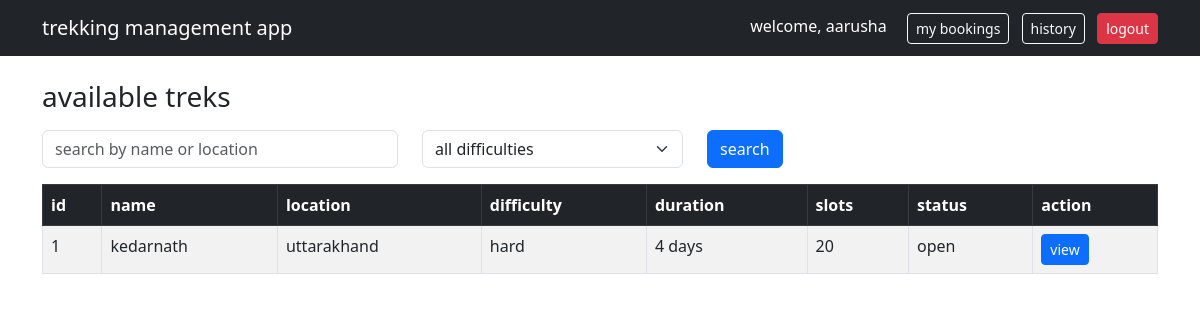
Before: /user/dashboard (signed in) with the older database file.
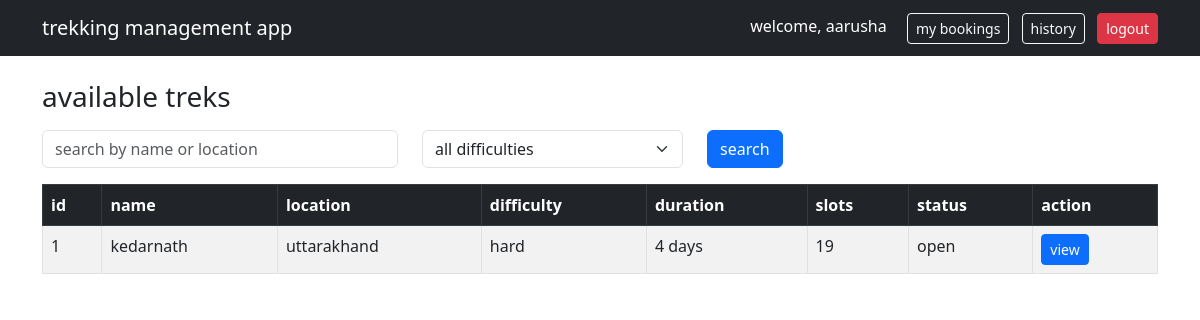
After: the same page with the newer database file.
### database.py (models this page shows)
class Trek(db.Model):
    __tablename__ = 'trek'
    id = db.Column(db.Integer, primary_key=True)
    name = db.Column(db.String(120), nullable=False)
    location = db.Column(db.String(120), nullable=False)
    difficulty = db.Column(db.String(20), nullable=False)
    duration = db.Column(db.Integer, nullable=False)
    available_slots = db.Column(db.Integer, nullable=False)
    status = db.Column(db.String(20), default='pending')
    start_date = db.Column(db.DateTime, nullable=True)
    end_date = db.Column(db.DateTime, nullable=True)
    assigned_staff_id = db.Column(db.Integer, db.ForeignKey('staff.id'), nullable=True)
    bookings = db.relationship('Booking', backref='trek', lazy=True)

### app.py (the view)
@app.route('/user/dashboard')
def user_dashboard():
    if session.get('role') != 'user':
        return redirect(url_for('login'))
    search = request.args.get('search', '')
    difficulty = request.args.get('difficulty', '')
    query = Trek.query.filter_by(status='open')
    if search:
        query = query.filter(Trek.name.contains(search) | Trek.location.contains(search))
    if difficulty:
        query = query.filter_by(difficulty=difficulty)
    treks = query.all()
    return render_template('user/dashboard.html', treks=treks, search=search, difficulty=difficulty)

### templates/user/dashboard.html (shortened to what this page needs)
<!DOCTYPE html>
<html lang="en">
<head>
    <link href="https://cdn.jsdelivr.net/npm/bootstrap@5.3.0-alpha1/dist/css/bootstrap.min.css" rel="stylesheet">
</head>
<body>
<nav class="navbar navbar-dark bg-dark">
    <div class="container">
        <a class="navbar-brand">trekking management app</a>
        <div>
            <span class="text-white me-3">welcome, {{ session['name'] }}</span>
            <a href="/user/bookings" class="btn btn-outline-light btn-sm me-2">my bookings</a>
            <a href="/user/history" class="btn btn-outline-light btn-sm me-2">history</a>
            <a href="/logout" class="btn btn-danger btn-sm">logout</a>
        </div>
    </div>
</nav>
<div class="container mt-4">
    <h3>available treks</h3>
    <form method="GET" class="row mt-3 mb-3">
        <div class="col-md-4">
            <input type="text" name="search" value="{{ search }}" class="form-control" placeholder="search by name or location">
        </div>
        <div class="col-md-3">
            <select name="difficulty" class="form-select">
                <option value="">all difficulties</option>
            </select>
        </div>
        <div class="col-md-2">
            <button type="submit" class="btn btn-primary">search</button>
        </div>
    </form>
    <table class="table table-bordered table-striped">
        <thead class="table-dark">
            <tr>
                <th>id</th>
                <th>name</th>
                <th>location</th>
                <th>difficulty</th>
                <th>duration</th>
                <th>slots</th>
                <th>status</th>
                <th>action</th>
            </tr>
        </thead>
        <tbody>
            {% for trek in treks %}
            <tr>
                <td>{{ trek.id }}</td>
                <td>{{ trek.name }}</td>
                <td>{{ trek.location }}</td>
                <td>{{ trek.difficulty }}</td>
                <td>{{ trek.duration }} days</td>
                <td>{{ trek.available_slots }}</td>
                <td>{{ trek.status }}</td>
                <td>
                    <a href="/user/trek/{{ trek.id }}" class="btn btn-sm btn-primary">view</a>
                </td>
            </tr>
            {% else %}
            <tr>
                <td colspan="8" class="text-center">no treks available</td>
            </tr>
            {% endfor %}
        </tbody>
    </table>
</div>
</body>
</html>

Changed rows visible on the page:
changed Trek "kedarnath": available_slots "20" → "19"
